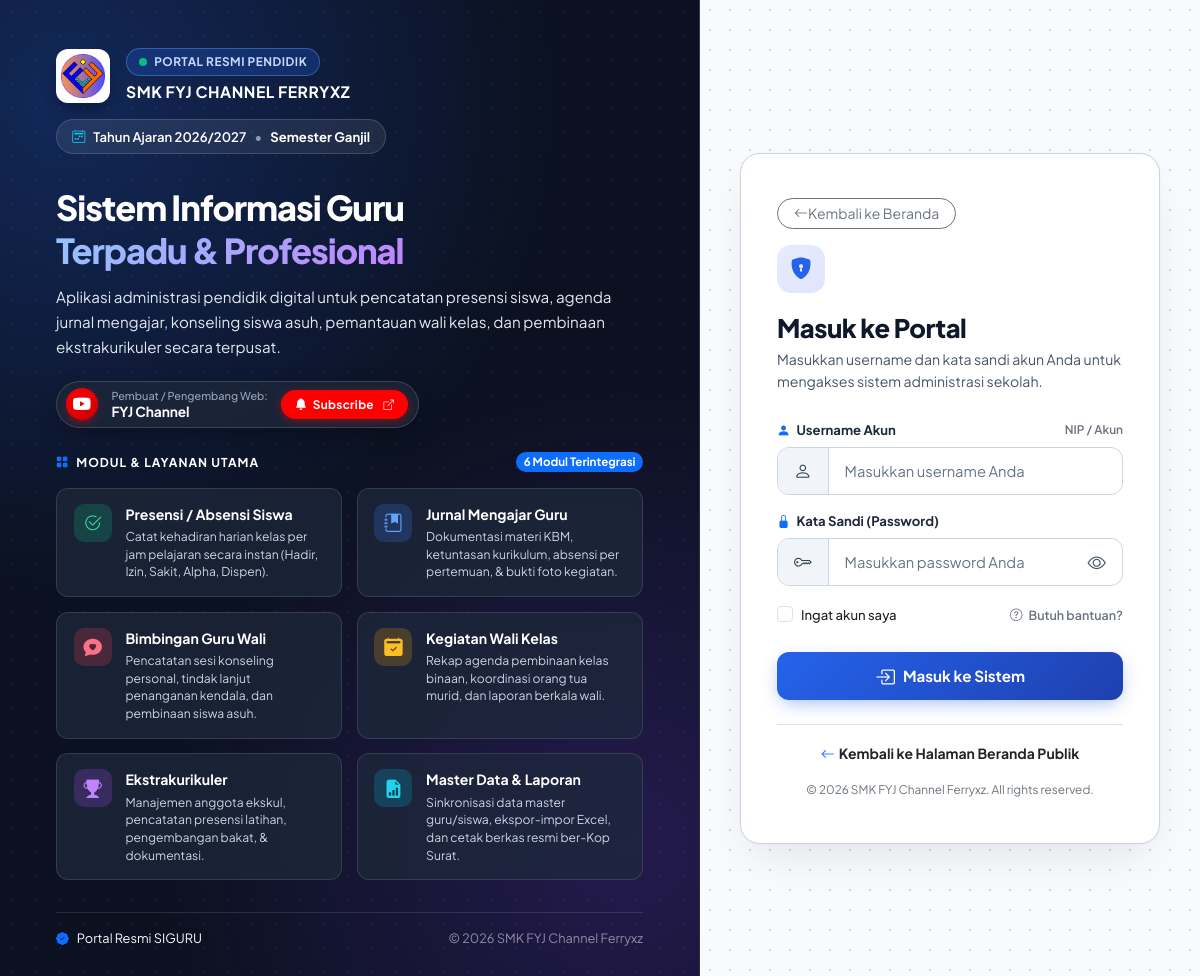
The page /login.php on the database its author committed.
### tables this page shows
CREATE TABLE pengaturan (
    id INTEGER PRIMARY KEY AUTOINCREMENT,
    logo TEXT DEFAULT 'assets/images/logo.png',
    nama_sekolah TEXT DEFAULT 'SMK NEGERI 1 CONTOH',
    tahun_ajaran TEXT DEFAULT '2026/2027',
    semester TEXT DEFAULT 'Ganjil',
    kelas TEXT DEFAULT 'X RPL 1, X RPL 2, XI RPL 1, XI RPL 2, XII RPL 1, XII RPL 2',
    mata_pelajaran TEXT DEFAULT 'Matematika, Bahasa Indonesia, Pemrograman Web, Basis Data, Bahasa Inggris, PJOK, Pendidikan Agama',
    folder_jurnal TEXT,
    folder_foto TEXT,
    folder_guru_wali TEXT,
    folder_wali TEXT,
    folder_ekstra TEXT,
    link_db_absen TEXT,
    link_db_jurnal TEXT,
    link_db_guru_wali TEXT,
    link_db_wali TEXT,
    link_db_ekstra TEXT,
    list_ekstrakurikuler TEXT DEFAULT 'Pramuka, Paskibra, Futsal, Basket, Rohis, PMR, Desain Grafis, Robotik',
    kepala_sekolah TEXT DEFAULT 'Drs. H. Ahmad Fauzi, M.Pd.',
    nip_kepala_sekolah TEXT DEFAULT '19750815 199903 1 002'
, kop_surat TEXT DEFAULT 'assets/images/kop_surat.png', kop_size TEXT DEFAULT '90', kabupaten TEXT DEFAULT 'Klungkung', ttd_kepsek TEXT DEFAULT 'https://drive.google.com/thumbnail?id=1GUfUommgYjV-cnhU0tTB8kRJy8iXagkI', list_tahun_ajaran TEXT DEFAULT '["2025/2026", "2026/2027", "2027/2028"]');

### login.php (the view, shortened to what the rows shown need)
<?php
require_once __DIR__ . '/config/helper.php';
$settings = getSettings();
?>
<!DOCTYPE html>
<html lang="id">
<head>
    <link href="https://cdn.jsdelivr.net/npm/bootstrap@5.3.2/dist/css/bootstrap.min.css" rel="stylesheet">
    <link rel="stylesheet" href="https://cdn.jsdelivr.net/npm/bootstrap-icons@1.11.3/font/bootstrap-icons.min.css">
</head>
<body>
    <div class="auth-container">
        <div class="row g-0 w-100 min-vh-100">
            <div class="col-lg-7 col-xl-7 showcase-pane">
                <div>
                    <div class="showcase-brand-header">
                        <div class="school-brand-box">
                            <img src="<?= htmlspecialchars($settings['logo'] ?? 'assets/images/logo.png') ?>" alt="Logo Sekolah" class="school-logo-img">
                            <div>
                                <span class="brand-portal-badge">
                                    <span class="pulse-live-dot"></span>
                                    Portal Resmi Pendidik
                                </span>
                                <div class="fw-bold text-white text-uppercase" style="font-size: 0.98rem; letter-spacing: 0.5px;">
                                    <?= htmlspecialchars($settings['nama_sekolah'] ?? 'SMK FYJ Channel Ferryxz') ?>
                                </div>
                            </div>
                        </div>
                        <div class="academic-badge">
                            <i class="bi bi-calendar2-week text-info"></i>
                            <span>Tahun Ajaran <?= htmlspecialchars($settings['tahun_ajaran'] ?? '2026/2027') ?></span>
                            <span class="text-white-50">•</span>
                            <span class="text-white fw-bold">Semester <?= htmlspecialchars($settings['semester'] ?? 'Ganjil') ?></span>
                        </div>
                    </div>
                    <h1 class="showcase-headline">
                        Sistem Informasi Guru <br>
                        <span class="gradient-accent">Terpadu & Profesional</span>
                    </h1>
                </div>
                <div class="pt-3 border-top d-flex flex-wrap align-items-center justify-content-between text-white-50 small" style="border-color: var(--navy-border) !important; font-size: 0.8rem;">
                    <div>
                        <span class="text-white-50">&copy; <?= date('Y') ?> <?= htmlspecialchars($settings['nama_sekolah'] ?? 'SMK FYJ') ?></span>
                    </div>
                </div>
            </div>
            <div class="col-lg-5 col-xl-5 auth-pane">
                <div class="auth-card-pro">
                    <h2 class="auth-card-title">Masuk ke Portal</h2>
                    <div class="text-center mt-3">
                        <p class="text-secondary mb-0" style="font-size: 0.74rem;">
                            &copy; <?= date('Y') ?> <?= htmlspecialchars($settings['nama_sekolah'] ?? 'SMK FYJ') ?>. All rights reserved.
                        </p>
                    </div>
                </div>
            </div>
        </div>
    </div>
</body>
</html>

### rows shown on the page
pengaturan: logo (picture), nama_sekolah "SMK FYJ CHANNEL FERRYXZ", tahun_ajaran "2026/2027", semester "Ganjil", nama_sekolah "SMK FYJ Channel Ferryxz"
